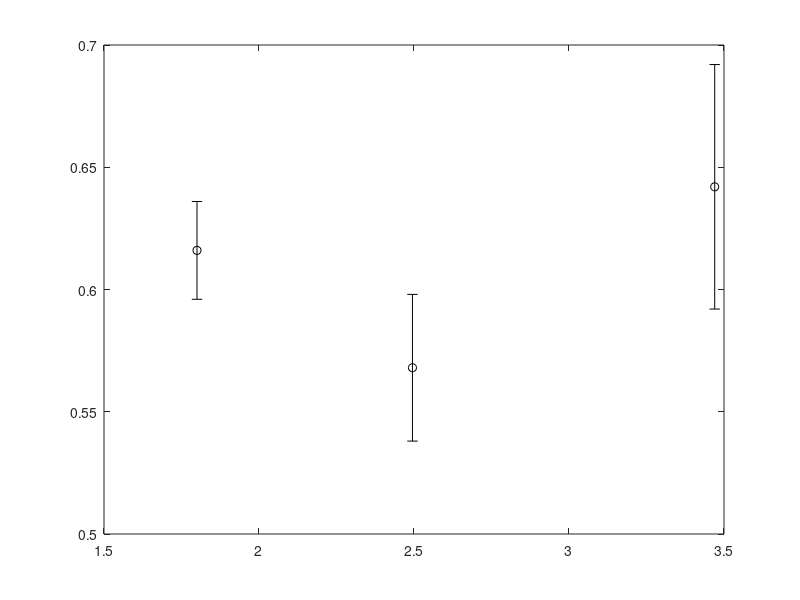

Here is the MATLAB script that generated this plot: (Note: this script raises an error after producing the figure.)
%% initializing workspace
%close all; % close all figure windows
%clearvars; % clear variables from the workspace

%% import data (manually entering data)
% NOTE: the fit function needs column vectors, 
% so we are transposing the row vectors below to column vectors using ' 
x = [1.8, 2.495, 3.47]';
y = [.616, .568, .642]';
y_err = [0.02, .03, 0.05]';



%% plot the data with errorbars
fig1 = figure('color','w'); % create a new figure window
hold on; % new plots add to the figure, not replace contents of figure
box on; % add bounding box to the plot

errorbar(x,y,y_err,'ko','MarkerFaceColor','k','LineWidth',1,'MarkerSize',7); % plot the data
xlabel("particle diameter [mm]","FontSize",14); % add x and y axis titles
ylabel("viscosity [Pa-s]","FontSize",14);
x_range = xlim; % get current x-axis limits, store in variable "x_range"
xlim([x_range(1)-0.5, x_range(2)+0.5]); % expand the x-axis limits by 0.5 on each side
% y_range = ylim; % get current x-axis limits, store in variable "y_range"
% ylim([y_range(1)-0.05, y_range(2)+0.05]); % expand the y-axis limits by 0.05 on each side
ax = gca; % gca means get current axes, so ax is a handle to the axes object
ax.FontSize = 14; % sets the default font size for axis and tick labels - this is how to set tick font size

%% perform a weighted fit of a horizontal line to the data

fit_func = @(b,x) b*x.^0;   % here, y = b (constant function); 
                            % 1 free fit parameter "b";
                            % need to "trick" MATLAB into thinking this is
                            % a function of x (otherwise the "fit" function below throws an error)
                            % x.^0 creates a vector of ones the size of x
                            % the .^ is an element-by-element exponentiation

                           
weights = 1./y_err.^2;  % each datapoint will be weighted by 1/(uncertainty^2)
                        % --> points with more uncertainty contribute less to the fit

[curve, goodness, output] = fit(x,y,fit_func,'Weights',weights); % perform a fit of the function "fit_func" to the data (x,y) with weighting
                                
                                % the fitted parameters are stored
                                % as e.g. "curve.m" and "curve.b"
                                
%% plot the fit        
x_range = xlim; % get and store x-axis limits
x_values = linspace(x_range(1),x_range(2),100); % define 100 points to plot the fit curve at
plot(x_values,feval(curve,x_values),'-k','LineWidth',1.5); % feval evaluates the fitted curve at the points in x_values 
                                  


%% calculate uncertainty in fitted parameters

% First step is to calculate the reduced chi2
% for a succesfull fit (assuming many data points) we expect 
% the reduced chi2 to be approximately 1
reduced_chi2 = sum(output.residuals.^2)/goodness.dfe; % note the residuals stored in the output from the fit 
                                                      % are normalized by the error bars already

                                                      
% TWO METHODS TO ESIMATE UNCERTAINTIY IN FITTED PARAMETERS

% METHOD #1 based on the distribution of the residuals 
% (good if the reduced chi2>1 and you're sure about the model) 
% the confidence intervals of the fitted curve that MATLAB auto-calculates are based on this approach
% we convert the 95% confidence interval into a standard error:
SE1 = diff(confint(curve,.95))/(2*tinv(.975,goodness.dfe));

% METHOD #2 based on the value of the error bars
% we could calculate this from the unnormalized covariance matrix
% but we have a shortcut because method 2 and method 1 are related by:
SE2 = SE1/sqrt(reduced_chi2);


% the two methods are equivalent when the reduced chi2 = 1
% let's take a conservative approach 
% and report the maximum of the two methods
parameter_uncertainty = max(SE1,SE2);

%% add uncertainty information to legend

% get information about fitted curve
formula_string = "y = " + formula(curve);
parameter_names = coeffnames(curve);
parameter_values = coeffvalues(curve);

% assemble fitting information into a single string
fitting_info_string = [newline];


for i=1:length(parameter_names)
    fitting_info_string = [parameter_names{i}+" = "+num2str(parameter_values(i))+"\pm"+num2str(parameter_uncertainty(i))];
end

% optionally add reduced chi2 to string
%fitting_info_string = fitting_info_string+newline+"reduced \chi_\nu^2 = "+num2str(reduced_chi2);

% display legend on plot; put it in the best location
legend({"Data",fitting_info_string},"Location","Best");

	


